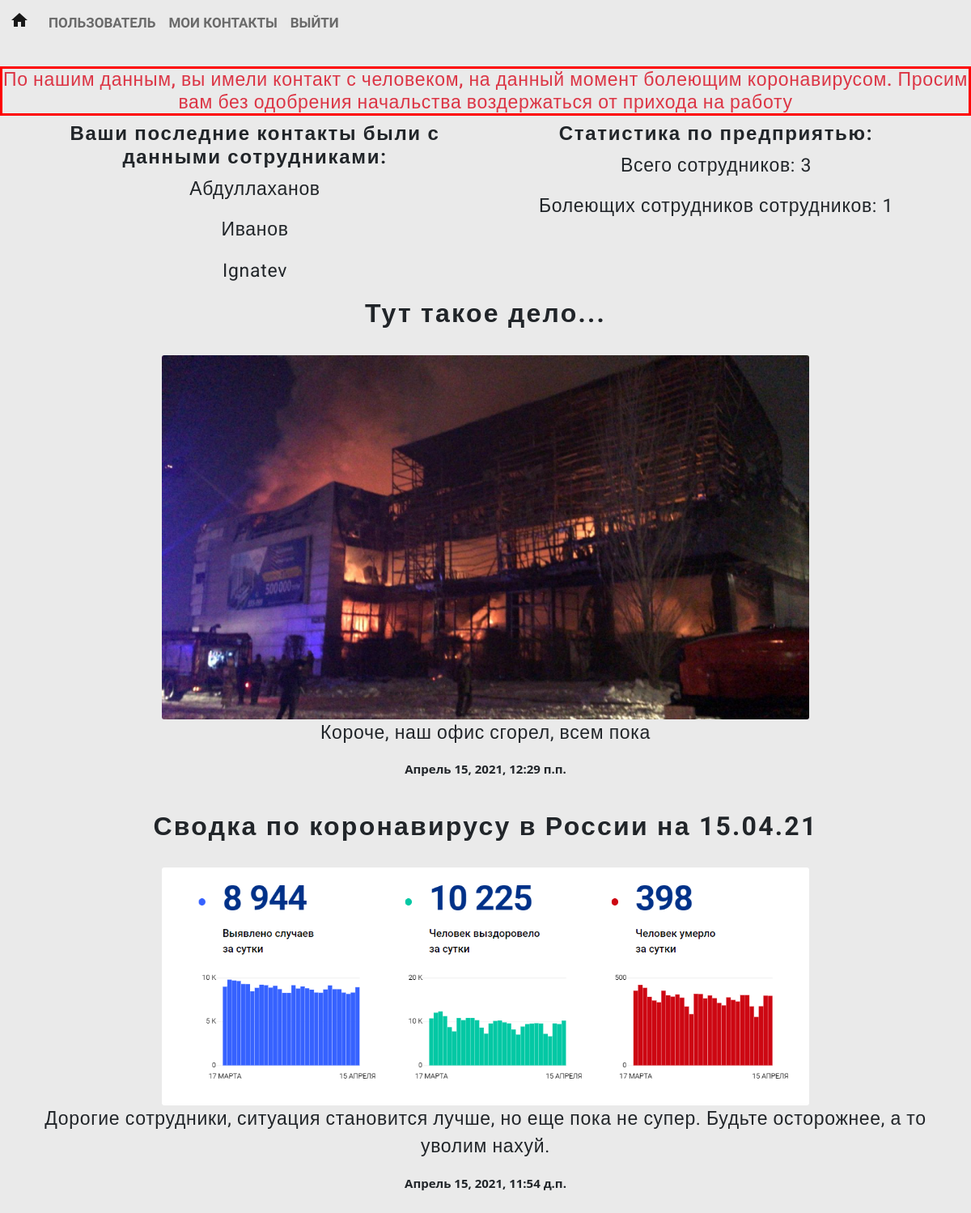
Before: / (signed in) with the older database file.
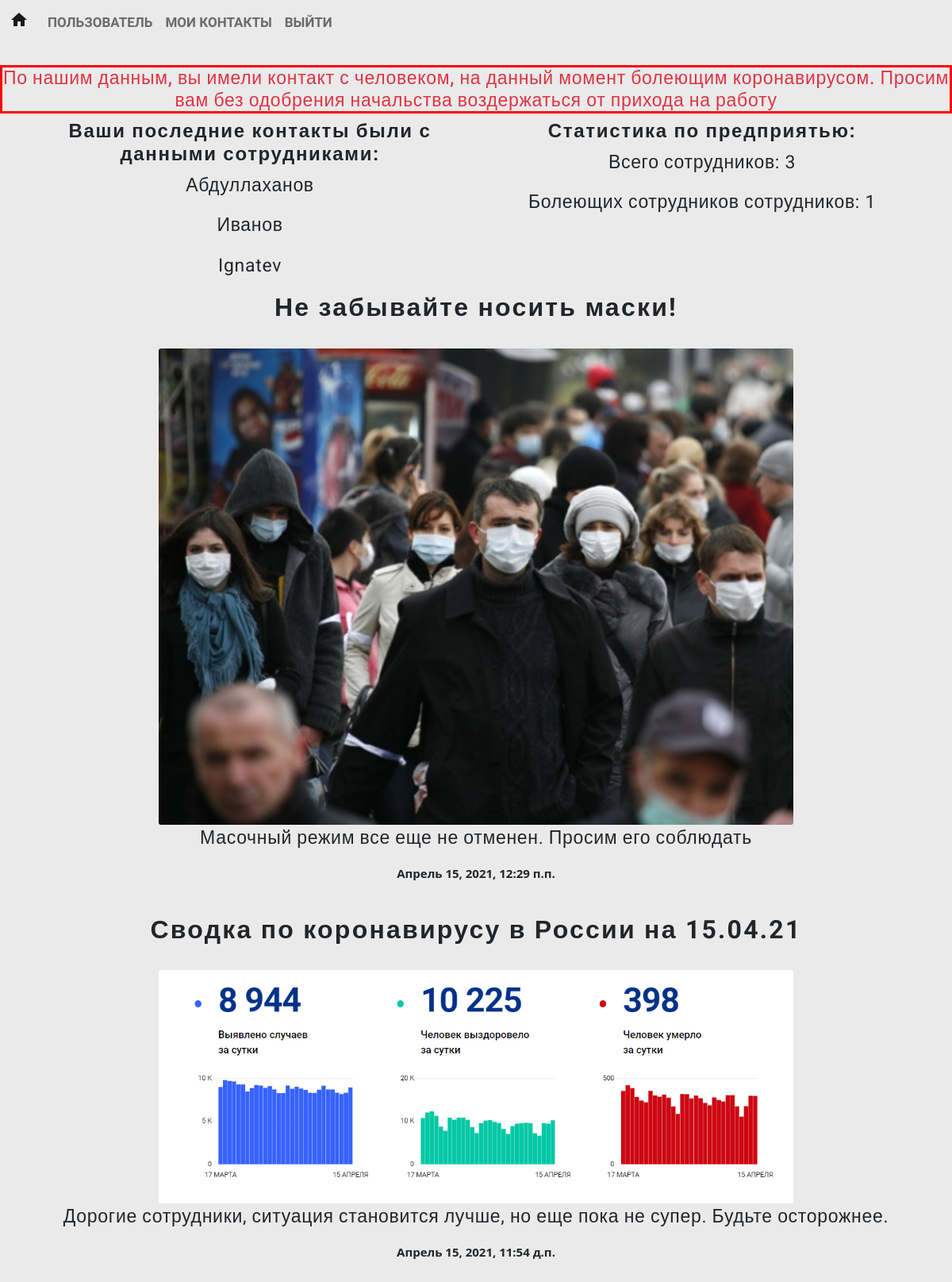
After: the same page with the newer database file.
### main/models.py (models this page shows, shortened)
class Post(models.Model):
	title = models.CharField(max_length=100)
	image = models.ImageField(upload_to='Post', blank=True)
	date = models.DateTimeField(auto_now_add=True)
	text = models.TextField(max_length=350, blank=True)
	class Meta:
		ordering = ('-date', )
		verbose_name = 'пост'
		verbose_name_plural = 'посты'

### main/views.py (the view)
# urls.py: 2. Add a URL to urlpatterns:  path('', views.home, name='home')
def home(request):
	if not can_i_let_him_in(request):
		return redirect('login')
	posts = Post.objects.all()
	if request.user.is_staff:
		render(request, 'home.html', {'posts' : posts})
	our_user = request.user
	contact_list =  Contact.objects.all()
	our_contact_list = []
	for contact in contact_list:
		if contact.first_user.username == our_user.username or contact.second_user.username == our_user.username:
			our_contact_list.append(contact)
	users = User.objects.all()
	all = 0
	ill_users = []
	for user in users:
		if user.groups.filter(name='ill').exists():
			ill_users.append(user)
		if not user.is_staff and not user.is_superuser:
			all += 1
	probably_ill = False
	for contact in our_contact_list:
		if contact.first_user != our_user and ill_users.count(contact.first_user):
			probably_ill = True
			break
		elif contact.second_user != our_user and ill_users.count(contact.second_user):
			probably_ill = True
			break
	contacts_with = []
	for contact in our_contact_list[0:3]:
		if contact.first_user == our_user:
			contacts_with.append(contact.second_user)
		else:
			contacts_with.append(contact.first_user)
	return render(request, 'home.html', {'posts' : posts, 'ill' : request.user.groups.filter(name='ill').exists(),
					'probably_ill' : probably_ill, 'contacts_with' : contacts_with, 'all' : all, 'ill_size' : len(ill_users)})

### main/views.py (called while the page is built)
def can_i_let_him_in(request):
	return (request.user.is_authenticated and not request.user.is_superuser)

### main/templates/home.html (shortened to what this page needs)
{% extends 'base.html' %}
{% block content %}
	<br>
	{% if not request.user.is_staff %}
		{% if ill %}
			<h1 class="text-danger regular_text text-center" style="border: 3px solid red">По нашим данным, сейчас вы болеете коронавирусом. Просим вас не приходить на работу некоторое время, а перед возвращением сдать пцр-тест</h1>
		{% elif probably_ill %}
			<h1 class="text-danger regular_text text-center" style="border: 3px solid red">По нашим данным, вы имели контакт с человеком, на данный момент болеющим коронавирусом. Просим вам без одобрения начальства воздержаться от прихода на работу</h1>
		{% endif %}
			<div class="container">
			  <div class="row row-cols-1 row-cols-sm-2">
			    <div class="col text-center">
			      		<h4 class="text_title">Ваши последние контакты были с данными сотрудниками:</h4>
						{% for user in contacts_with %}
							<p class="regular_text">{{ user.last_name }}</p>
						{% endfor %}
			    </div>
			    <div class="col text-center">
			      		<h4 class="text_title">Статистика по предприятью:</h4>
						<p class="regular_text">Всего сотрудников: {{ all }}</p>
						<p class="regular_text">Болеющих сотрудников сотрудников: {{ ill_size }}</p>
			    </div>
			  </div>
			</div>
	{% endif %}
	{% for post in posts %}
		<div class="text-center">
			<div class="container">
				<h2 class="text_title">{{ post.title }}</h2>
				<br>
				{% if post.image %}
				<img class="card-img img-fluid" src="{{ post.image.url }}" style="max-width: 800px; max-height: 500px border">
				{% endif %}
				<p class="regular_text">{{ post.text }}</p>
				<p class="date_text">{{ post.date }}</p>
			</div>
			<br>
		</div>
	{% endfor %}
{% endblock %}

### main/templates/base.html (shortened to what this page needs)
<!doctype html>
<html lang="en">
  <head>
    <link href="https://cdn.jsdelivr.net/npm/bootstrap@5.0.0-beta3/dist/css/bootstrap.min.css" rel="stylesheet">
  </head>
  <body>
  {% include 'navbar.html' %}
	{% block content %}
	{% endblock %}
  </body>
</html>

### main/templates/navbar.html (shortened to what this page needs)
<nav class="navbar
        {% if request.user.is_staff %}
              navbar-expand-md
            {% else %}
              navbar-expand-sm
            {% endif %}
sticky-top navbar-light" style="background-color: #EAEAEA;">
  <div class="container-fluid">
    <a class="navbar-brand" href="/"><span class="material-icons">home</span></a>
    <div class="collapse navbar-collapse" id="navbarNavAltMarkup">
      <div class="navbar-nav">
        <a class="nav-link navbar_text" href="{% url 'account' %}">Пользователь</a>
        <a class="nav-link navbar_text" href="{% url 'contacts' %}">
            {% if request.user.is_staff %}
              Контакты сотрудников
            {% else %}
              Мои контакты
            {% endif %}
        </a>
        <a class="nav-link navbar_text" href="{% url 'signout' %}">Выйти</a>
      </div>
    </div>
  </div>
</nav>

### main/templates/base.html (style rules this page uses)
body { background-color: #EAEAEA; }
.text_title { font-family: 'Open Sans Condensed', sans-serif; font-family: 'Roboto', sans-serif; letter-spacing: 0.07em; font-weight: bold; }
.regular_text { font-family: 'Open Sans Condensed', sans-serif; font-family: 'Roboto', sans-serif; font-size: 23px; letter-spacing: 0.03em; }
.date_text { font-family: 'Open Sans', sans-serif; font-size: 15px; font-weight: bold; }
.navbar_text { font-weight: bolder; text-transform: uppercase; font-family: 'Open Sans Condensed', sans-serif; font-size: 17px; }

Changed rows visible on the page:
changed Post: title "Тут такое дело..." → "Не забывайте носить маски!"; image: a different picture; text "Короче, наш офис сгорел, всем пока" → "Масочный режим все еще не отменен. Просим его соблюдать"
changed Post "Сводка по коронавирусу в России на 15.04.21": text "Дорогие сотрудники, ситуация становится лучше, но еще пока не супер. Будьте осторожнее, а то уволим нахуй." → "Дорогие сотрудники, ситуация становится лучше, но еще пока не супер. Будьте осторожнее."
